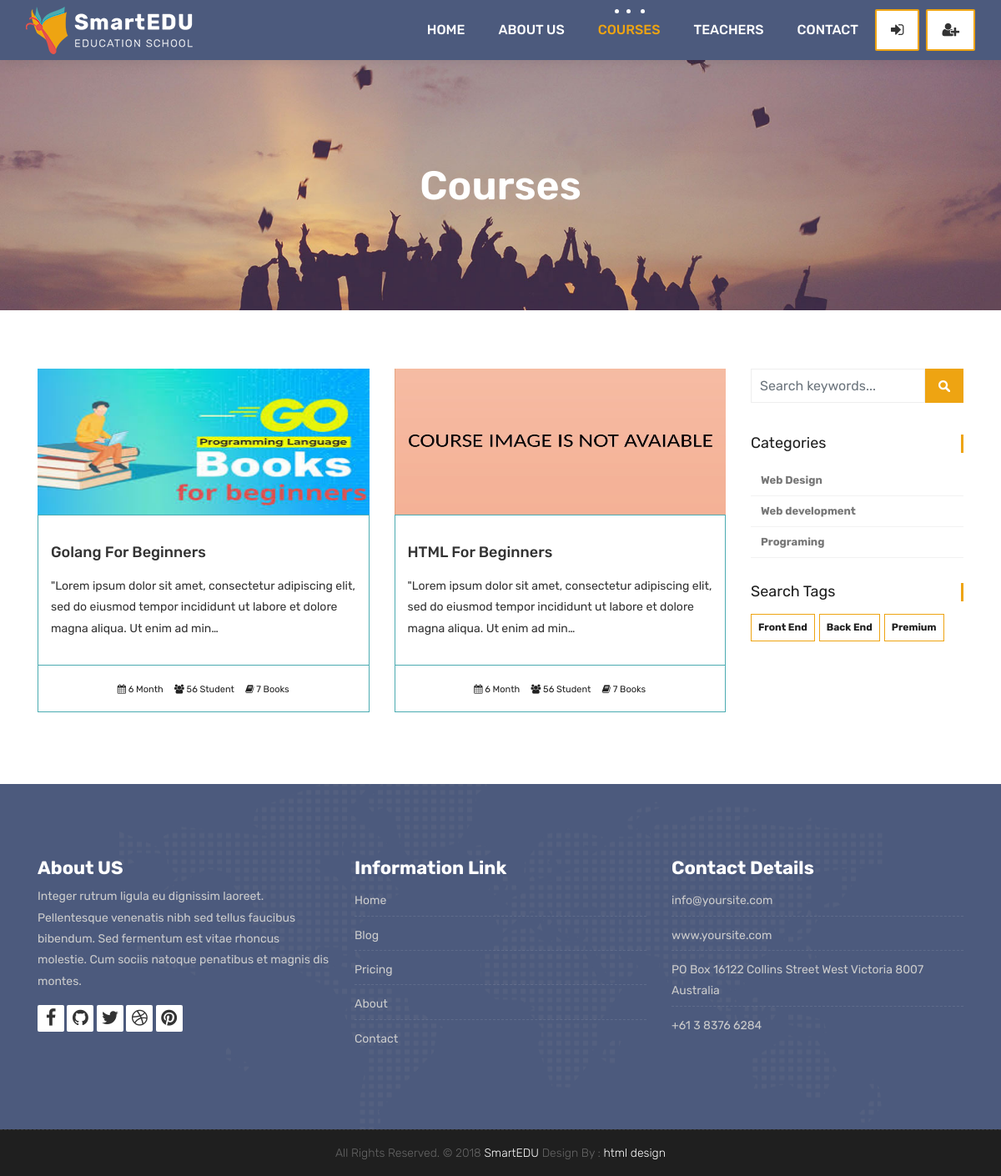
Screenshot of /courses/tags/premium/ with the database file from the repository.
### courses/models.py (models this page shows, shortened)
class Course(models.Model):
    teacher=models.ForeignKey(Teacher,null=True, on_delete=models.CASCADE)
    name=models.CharField(max_length=200, unique=True, verbose_name="Kurs Adı ", help_text="Kurs adını yazınız")
    category=models.ForeignKey(Category,null=True,on_delete=models.DO_NOTHING)
    tags=models.ManyToManyField(Tag, blank=True, null=True)
    description=models.TextField(blank=True,null=True)
    image = models.ImageField(upload_to="courses/%Y/%m/%d/", default="courses/default_course_image.jpg")
    date = models.DateTimeField(auto_now=True)
    available = models.BooleanField(default=True)

class Category(models.Model):
       name=models.CharField(max_length=50,null=True)
       slug=models.SlugField(max_length=50, unique=True, null=True)

class Tag(models.Model):
       name=models.CharField(max_length=50,null=True)
       slug=models.SlugField(max_length=50, unique=True, null=True)

### courses/views.py (the view)
# urls.py: path('', views.course_list, name="courses"),
def course_list(request,category_slug=None,tag_slug=None):
    category_page=None
    tag_page=None
    categories=Category.objects.all()
    tags=Tag.objects.all()
    if category_slug != None:
        category_page=get_object_or_404(Category, slug=category_slug)
        courses=Course.objects.filter(available=True, category=category_page)
    elif tag_slug != None:
        tag_page=get_object_or_404(Tag, slug=tag_slug)
        courses=Course.objects.filter(available=True, tags=tag_page)
    else:
        courses=Course.objects.all().order_by('-date')
    context={
        'courses':courses,
        'categories':categories,
        'tags':tags
    }
    return render(request,'courses.html',context)

### templates/courses.html
{% extends 'partials/_base.html' %}
{% block content %}
{% load static %}
	<div class="all-title-box">
		<div class="container text-center">
			<h1>Courses</span></h1>
		</div>
	</div>
    <div id="overviews" class="section wb">
        <div class="container">
            <div class="row">
                <div class="col-lg-9 blog-post-single">
					<div class="row">
						{% for  course in courses %}
                        <div class="col-lg-6 col-md-6 col-12 mb-3">
                            <div class="course-item">
                                <div class="image-blog">
                                    <img src="{{course.image.url}}" alt="" class="img-fluid" style="max-height: 175px;">
                                </div>
                                <div class="course-br">
                                    <div class="course-title">
                                        <h2><a href="{%url 'course_detail' course.category.slug course.id  %}" title="">{{course.name}}</a></h2>
                                    </div>
                                    <div class="course-desc">
                                        <p>{{course.description | truncatechars:140}} </p>
                                    </div>
                                </div>
                                <div class="course-meta-bot">
                                    <ul>
                                        <li><i class="fa fa-calendar" aria-hidden="true"></i> 6 Month</li>
                                        <li><i class="fa fa-users" aria-hidden="true"></i> 56 Student</li>
                                        <li><i class="fa fa-book" aria-hidden="true"></i> 7 Books</li>
                                    </ul>
                                </div>
                            </div>
                        </div>
                        {% endfor  %}
                    </div>
                </div>
				<div class="col-lg-3 col-12 right-single">
					<div class="widget-search">
						<div class="site-search-area">
							<form method="get" id="site-searchform" action="{% url 'search' %}">
								<div>
									<input class="input-text form-control" name="search" placeholder="Search keywords..." type="text">
									<input id="searchsubmit" value="Search" type="submit">
								</div>
							</form>
						</div>
					</div>
					<div class="widget-categories">
						<h3 class="widget-title">Categories</h3>
						<ul>
							{% for category in categories%}
							<li><a href="{% url 'courses_by_category' category.slug %}"><b>{{category.name}}</b></a></li>
                            {% endfor  %}
					    </ul>
					</div>
					<div class="widget-tags">
						<h3 class="widget-title">Search Tags</h3>
						<ul class="tags">
							{% for tag in tags %}
							<li><a href="{% url 'courses_by_tag' tag.slug %}"><b>{{tag.name}}</b></a></li>
                            {% endfor  %}
						</ul>
					</div>
				</div>
            </div>
        </div>
    </div>
 {% endblock %}

### static/style.css (style rules this page uses)
body { color: #333333; font-size: 14px; font-family: 'Rubik', sans-serif; line-height: 1.80857; }
html, body { height: 100%; }
a { color: #1f1f1f; text-decoration: none !important; outline: none !important; -webkit-transition: all .3s ease-in-out; -moz-transition: all .3s ease-in-out; -ms-transition: all .3s ease-in-out; -o-transition: all .3s ease-in-out; transition: all .3s ease-in-out; }
h1, h2, h3, h4, h5, h6 { letter-spacing: 0; font-weight: normal; position: relative; padding: 0 0 10px 0; font-weight: normal; line-height: 120% !important; color: #1f1f1f; margin: 0 }
h1 { font-size: 24px }
h2 { font-size: 22px }
h3 { font-size: 18px }
h1 a, h2 a, h3 a, h4 a, h5 a, h6 a { color: #212121; text-decoration: none!important; opacity: 1 }
a { color: #1f1f1f; text-decoration: none; outline: none; }
a, .btn { text-decoration: none !important; outline: none !important; -webkit-transition: all .3s ease-in-out; -moz-transition: all .3s ease-in-out; -ms-transition: all .3s ease-in-out; -o-transition: all .3s ease-in-out; transition: all .3s ease-in-out; }
.section { display: block; position: relative; overflow: hidden; padding: 70px 0; }
.section.wb { background-color: #ffffff; }
.all-title-box { background: url(images/banner.jpg)no-repeat; -webkit-background-size: cover; -moz-background-size: cover; -o-background-size: cover; background-size: cover; background-position: center; min-height: 300px; }
.all-title-box h1 { color: #fff; font-weight: 600; text-transform: capitalize; padding-top: 11%; font-size: 48px; line-height: 0px; }
.image-blog img { padding: 0 !important; width: 100%; margin: 0 !important; opacity: 1; -ms-filter: "progid:DXImageTransform.Microsoft.Alpha(Opacity=100)"; -moz-opacity: 1; -khtml-opacity: 1; -webkit-transition: all 150ms ease-in-out; -moz-transition: all 150ms ease-in-out; -o-transition: all 150ms ease-in-out; -ms-transition: all 150ms ease-in-out; transition: all 150ms ease-in-out; }
.right-single .widget-search { margin-bottom: 30px; position: relative; display: inline-block; width: 100%; }
#site-searchform .form-control { border: 1px solid #eee; background-color: #fff; width: 82%; height: 41px; padding: 5px 10px 5px 10px; color: #999; float: left; border-radius: 0; }
#site-searchform #searchsubmit { float: left; width: 18%; height: 41px; cursor: pointer; text-indent: -5555em; line-height: 100; overflow: hidden; background: #eea412 url(images/search-icon.png) no-repeat center 14px; border: 0; transition: all 0.4s ease-in-out; -webkit-transition: all 0.4s ease-in-out; -moz-transition: all 0.4s ease-in-out; -ms-transition: all 0.4s ease-in-out; -o-transition: all 0.4s ease-in-out; }
.widget-categories { margin-bottom: 30px; }
.widget-categories .widget-title { font-size: 18px; font-weight: 400; padding: 0px; margin-bottom: 15px; border-right: 3px solid #eea412; }
.widget-categories ul { list-style: none; margin: 0px; padding: 0px; }
.widget-categories ul li { border-bottom: 1px solid #f2f2f2; font-size: 12px; line-height: 20px; padding: 8px 2px 8px 12px; }
.widget-categories ul li a { color: #777; font-size: 13px; }
.widget-tags .widget-title { font-size: 18px; font-weight: 400; padding: 0px; margin-bottom: 15px; border-right: 3px solid #eea412; }
.widget-tags .tags { list-style: none; margin: 0px; padding: 0px; }
.tags li { float: left; padding: 0px; margin: 0px 5px 5px 0px; list-style-type: none; line-height: 25px; }
.tags li a { border: 1px solid #eea412; color: #212121; text-transform: capitalize; float: left; font-size: 12px; padding: 3px 8px; -webkit-transition: all 0.2s; -moz-transition: all 0.2s; -ms-transition: all 0.2s; -o-transition: all 0.2s; transition: all 0.2s; }
.course-item { background: #ffffff; }
.course-title > h2 { margin: 15px 0; padding: 0px; }
.course-title a { font-size: 18px; line-height: 25px; font-weight: 500; color: #333333; text-transform: capitalize; }
.course-br { border: 1px solid #4babb1; padding: 15px; }
.course-meta-bot { border: 1px solid #4babb1; border-top: 0px; padding: 15px; }
.course-meta-bot ul { padding: 0px; margin: 0px; display: block; text-align: center; }
.course-meta-bot ul li { display: inline-block; list-style: none; padding: 0px 5px; color: #212121; font-size: 11px; }

### rows the page displays
Course: image (picture), name "Golang For Beginners", description "\"Lorem ipsum dolor sit amet, consectetur adipiscing elit, sed do eiusmod tempor incididunt ut labore et dolore magna aliqua. Ut enim ad min…"
Course: image (placeholder picture), name "HTML For Beginners", description "\"Lorem ipsum dolor sit amet, consectetur adipiscing elit, sed do eiusmod tempor incididunt ut labore et dolore magna aliqua. Ut enim ad min…"
Category: name "Web Design"
Category: name "Web development"
Category: name "Programing"
Tag: name "Front End"
Tag: name "Back End"
Tag: name "Premium"
